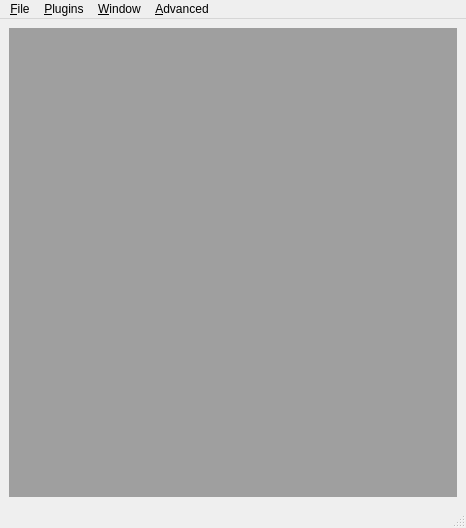
<?xml version="1.0" encoding="UTF-8"?>
<ui version="4.0">
 <class>MainWindow</class>
 <widget class="QMainWindow" name="MainWindow">
  <property name="geometry">
   <rect>
    <x>0</x>
    <y>0</y>
    <width>466</width>
    <height>528</height>
   </rect>
  </property>
  <property name="windowTitle">
   <string>Hyper Spectral Camera Controller</string>
  </property>
  <property name="windowOpacity">
   <double>1.000000000000000</double>
  </property>
  <property name="documentMode">
   <bool>false</bool>
  </property>
  <widget class="QWidget" name="centralwidget">
   <layout class="QHBoxLayout" name="horizontalLayout">
    <item>
     <widget class="QMdiArea" name="mdiArea">
      <property name="verticalScrollBarPolicy">
       <enum>Qt::ScrollBarAsNeeded</enum>
      </property>
      <property name="horizontalScrollBarPolicy">
       <enum>Qt::ScrollBarAsNeeded</enum>
      </property>
     </widget>
    </item>
   </layout>
  </widget>
  <widget class="QMenuBar" name="menubar">
   <property name="geometry">
    <rect>
     <x>0</x>
     <y>0</y>
     <width>466</width>
     <height>27</height>
    </rect>
   </property>
   <widget class="QMenu" name="menu_File">
    <property name="title">
     <string>&amp;File</string>
    </property>
    <addaction name="actionExportData"/>
    <addaction name="separator"/>
    <addaction name="actionSaveState"/>
    <addaction name="actionLoadState"/>
    <addaction name="separator"/>
    <addaction name="actionSettings"/>
    <addaction name="separator"/>
    <addaction name="actionQuit"/>
   </widget>
   <widget class="QMenu" name="menu_Window">
    <property name="title">
     <string>&amp;Window</string>
    </property>
    <addaction name="actionCameraControlShow"/>
    <addaction name="actionScannerControlShow"/>
    <addaction name="actionFocusControlShow"/>
    <addaction name="separator"/>
    <addaction name="actionCameraOutputShow"/>
    <addaction name="separator"/>
    <addaction name="actionMagnitudeWaterfallShow"/>
   </widget>
   <widget class="QMenu" name="menu_Advanced">
    <property name="title">
     <string>&amp;Advanced</string>
    </property>
    <addaction name="actionLocked"/>
   </widget>
   <widget class="QMenu" name="menuPlugins">
    <property name="title">
     <string>&amp;Plugins</string>
    </property>
   </widget>
   <addaction name="menu_File"/>
   <addaction name="menuPlugins"/>
   <addaction name="menu_Window"/>
   <addaction name="menu_Advanced"/>
  </widget>
  <widget class="QStatusBar" name="statusbar"/>
  <action name="actionCameraOutputShow">
   <property name="checkable">
    <bool>true</bool>
   </property>
   <property name="text">
    <string>Camera live output</string>
   </property>
  </action>
  <action name="actionMagnitudeWaterfallShow">
   <property name="checkable">
    <bool>true</bool>
   </property>
   <property name="text">
    <string>Magnitude waterfall</string>
   </property>
  </action>
  <action name="actionNew_magnitude_view">
   <property name="text">
    <string>New magnitude view</string>
   </property>
  </action>
  <action name="actionFocusControlShow">
   <property name="checkable">
    <bool>true</bool>
   </property>
   <property name="text">
    <string>Focus control</string>
   </property>
  </action>
  <action name="actionCameraControlShow">
   <property name="checkable">
    <bool>true</bool>
   </property>
   <property name="text">
    <string>Camera control</string>
   </property>
  </action>
  <action name="actionScannerControlShow">
   <property name="checkable">
    <bool>true</bool>
   </property>
   <property name="text">
    <string>Scanner control</string>
   </property>
  </action>
  <action name="actionQuit">
   <property name="text">
    <string>&amp;Quit</string>
   </property>
  </action>
  <action name="actionSettings">
   <property name="text">
    <string>&amp;Settings...</string>
   </property>
  </action>
  <action name="actionLocked">
   <property name="checkable">
    <bool>true</bool>
   </property>
   <property name="text">
    <string>&amp;Locked</string>
   </property>
  </action>
  <action name="action_Unlock">
   <property name="text">
    <string>&amp;Unlock</string>
   </property>
  </action>
  <action name="actionSaveState">
   <property name="text">
    <string>S&amp;ave state...</string>
   </property>
  </action>
  <action name="actionLoadState">
   <property name="text">
    <string>L&amp;oad state...</string>
   </property>
  </action>
  <action name="actionExportData">
   <property name="text">
    <string>&amp;Export data...</string>
   </property>
  </action>
 </widget>
 <resources/>
 <connections/>
</ui>
